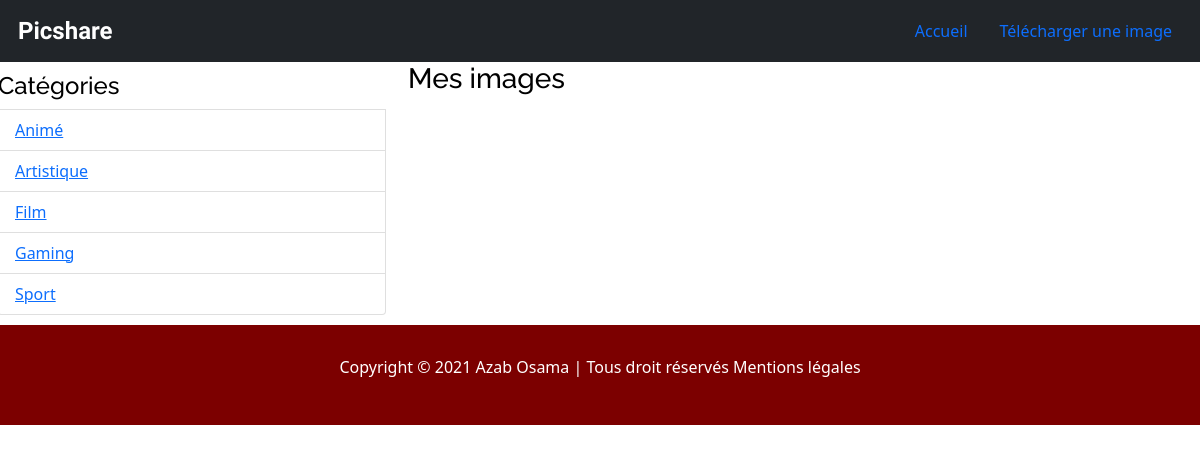
Before: / with the older database file.
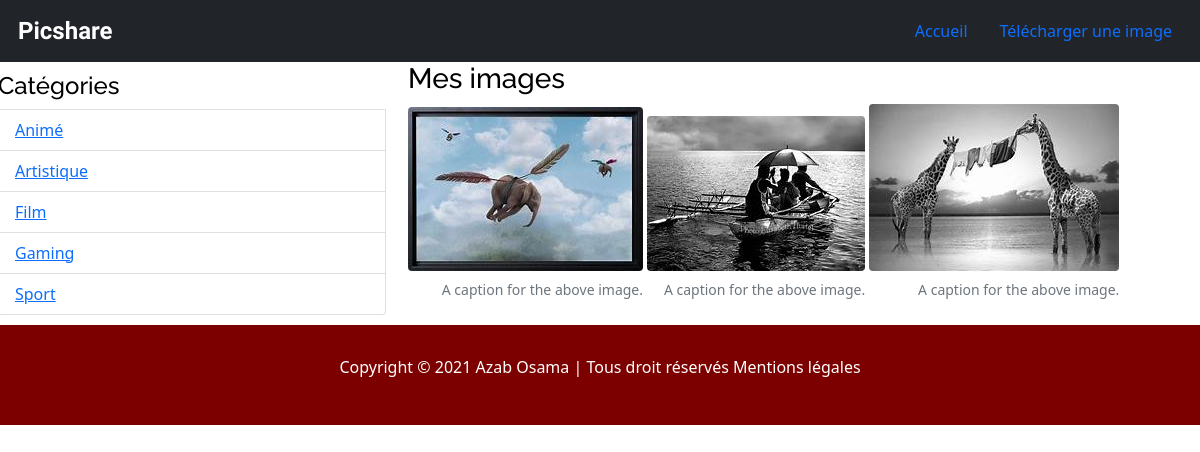
After: the same page with the newer database file.
### tables this page shows
CREATE TABLE categories
               (id INTEGER PRIMARY KEY AUTOINCREMENT,
                name VARCHAR(200) NOT NULL);

CREATE TABLE pictures
               (id INTEGER PRIMARY KEY AUTOINCREMENT,
                path VARCHAR(250),
                title VARCHAR(200),
                description VARCHAR(200),
                creation_date datetime default (datetime(current_timestamp)),
                category_id INTEGER,
                user_id INTEGER,
                CONSTRAINT fk_categories
                FOREIGN KEY (category_id)
                REFERENCES categories(category_id),
                CONSTRAINT fk_users
                FOREIGN KEY (user_id)
                REFERENCES users(user_id));

### app.py (the view)
@app.route("/")
def index():
    db = get_db()
    pictures = db.execute("""SELECT path
                          FROM pictures
                          ORDER BY creation_date DESC""")
    categories = db.execute("SELECT name FROM categories ORDER BY name")
    my_categories = categories.fetchall()
    print("categories:", my_categories[0])
    return render_template('index.html', all_pictures=pictures, all_categories=my_categories)

### app.py (called while the page is built)
def get_db():
    db = getattr(g, '_database', None)
    if db is None:
        db = g._database = sqlite3.connect(DATABASE)
    return db

### templates/index.html (shortened to what this page needs)
<!DOCTYPE html lang="fr">
<html>
<head>
    <link rel="stylesheet " type="text/css " href="{{ url_for('static', filename='bootstrap-5.0.0-beta2-dist/css/bootstrap.min.css') }}">
    <link rel="stylesheet " type="text/css " href="{{ url_for('static', filename='css/layout.css') }}">
</head>
<body>
    <div class="menu">
        {% include 'partials/nav.html' %}
    </div>
    <div class="container-flud">
        {% block container %}
        <div class="row">
            {% include 'partials/categories.html' %}
            <div class="clearfix col-8">
                <h3>Mes images</h3>
                {% for picture in all_pictures %}
                <figure class="figure">
                    <img src="{{ config[ 'UPLOAD_FOLDER'] }}/{{ picture[0] }} " class="figure-img img-fluid rounded ">
                    <figcaption class="figure-caption text-end ">A caption for the above image.</figcaption>
                </figure>
                {% endfor %}
            </div>
        </div>
        {% endblock %}
    </div>
    <footer class="footer ">
        <p class="footer-text ">Copyright © 2021 Azab Osama | Tous droit réservés Mentions légales</p>
    </footer>
</body>
</html>

### templates/partials/nav.html
<nav class="navbar navbar-dark bg-dark">
    <div class="container-fluid">
        <a class="navbar-brand logo_title title" href="{{url_for('index')}}">
            <img src="https://img.icons8.com/windows/64/ffffff/controller.png" alt="" class="d-inline align-top"> Picshare
        </a>
        <ul class="nav justify-content-end">
            <li class="nav-item">
                <a class="nav-link active" aria-current="page" href="{{url_for('index')}}">Accueil</a>
            </li>
            <li class="nav-item">
                <a class="nav-link" href="{{url_for('upload')}}">Télécharger une image</a>
            </li>
        </ul>
    </div>
</nav>

### templates/partials/categories.html
<aside class="container-sm categories col-4">
    <ul class="list-group" id="nav">
        <li>
            <h4>Catégories</h4>
        </li>
        {% for category in all_categories %}
        <li class="list-group-item"><a href="/" title="aller à la section 1">{{category[0]}}</a></li>
        {% endfor %}
    </ul>
</aside>

### static/css/layout.css (style rules this page uses)
* { margin: 0; padding: 0; font: 'Raleway', sans-serif; color: black; }
h1, h2, h3, h4, h5, h6 { font-family: 'Raleway', sans-serif; }
.menu { width: 100%; background-color: black; color: white; display: block; }
.menu li { color: white; }
.title { font-family: 'DotGothic16', sans-serif; font-weight: bold; font-size: 1.5em; }
.categories { padding: 10px; }
.footer { height: 100px; width: 100%; background-color: #7c0000; display: flex; }
.footer-text { display: flex; align-items: center; justify-content: center; width: 100%; color: #ffffff; }

Changed rows visible on the page:
added pictures: path (picture)
added pictures: path (picture)
added pictures: path (picture)
